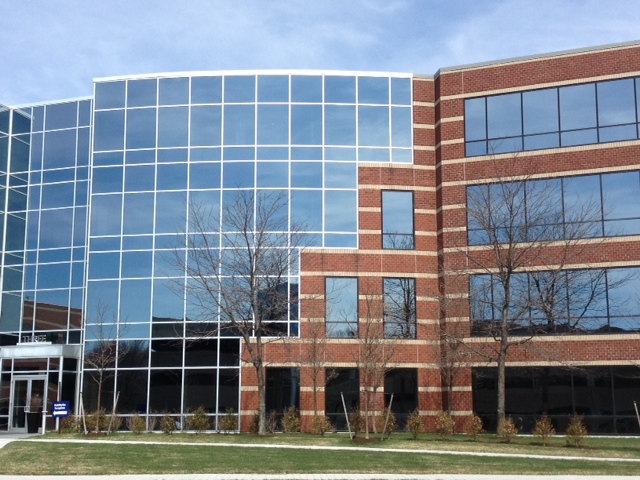
#> input picture building1/building3.jpg, 640 x 480 px, found by its file name; its folder holds 4 pictures in this run
$ jupyter execute --allow-errors Serebrennikov_lab3.ipynb
#> lines starting #> are read from the running program, lines starting #| are printed output that depends on the picture
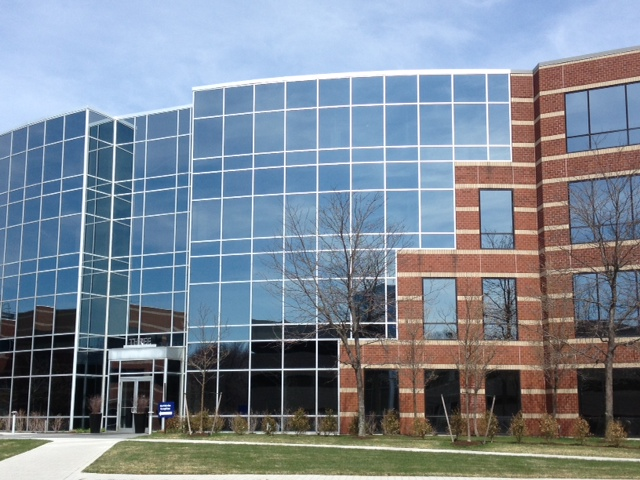
#> input picture building1/building2.jpg, 640 x 480 px, found by its file name
[cell 1]
import cv2 as cv
import numpy as np
import os
from PIL import Image

[cell 2]
def get_br(mat):
    red=mat[:,:,2]*0.222
    green=mat[:,:,1]*0.707
    blue=mat[:,:,0]*0.071
    mat1=np.zeros_like(mat[:,:,0])
    mat1 = red+green+blue
    return mat1

# [30 lines of commented-out code are left out]

def crop_image(mat, hight, x_max,params):
    crop_mode,crop_width,crop_hight = params
    crop_hight=int(crop_hight)
    crop_width =int(crop_width)

    if crop_mode:
        img = mat[crop_hight:crop_hight+hight, crop_width:, :]
        if img.shape[1]>x_max:
            img = img[:,img.shape[1]-x_max:,:]
    else:
        img = mat[crop_hight:crop_hight+hight,: mat.shape[1]-crop_width, :]
        if img.shape[1]>x_max:
            img = img[:,:x_max,:]
    return img

def warpImagesUnderControl(img1, img2, H):
  rows1, cols1 = img1.shape[:2]
  rows2, cols2 = img2.shape[:2]


  list_of_points_1 = np.float32([[0,0], [0, rows1],[cols1, rows1], [cols1, 0]]).reshape(-1, 1, 2)
  temp_points = np.float32([[0,0], [0,rows2], [cols2,rows2], [cols2,0]]).reshape(-1,1,2)

  list_of_points_2 = cv.perspectiveTransform(temp_points, H)
  k=0
  if np.max(np.abs(list_of_points_2))>5000:
    list_of_points_2 = np.abs(list_of_points_2)
    while np.max(np.abs(list_of_points_2))>5000:
      k+=1
      if list_of_points_2[0,0,0] >5000 or list_of_points_2[1,0,0] >5000:
        temp_points = np.float32([[k,0], [k,rows2], [cols2,rows2], [cols2,0]]).reshape(-1,1,2)
      else:
        temp_points = np.float32([[0,0], [0,rows2], [cols2-k,rows2], [cols2-k,0]]).reshape(-1,1,2)
      list_of_points_2 = cv.perspectiveTransform(temp_points, H)

  list_of_points = np.concatenate((list_of_points_1, list_of_points_2), axis=0)

  [x_min, y_min] = np.int32(list_of_points.min(axis=0).ravel() - 0.5)
  [x_max, y_max] = np.int32(list_of_points.max(axis=0).ravel() + 0.5)

  crop_mode =True

  if list_of_points_2[0,0,0]>=0:
    img2=img2[:,:img2.shape[1]-k,:]
    crop_mode=False
    crop_width = np.abs(list_of_points_2[2,0,0]-list_of_points_2[3,0,0])
    crop_hight = np.abs(list_of_points_2[3,0,1])
  else:
    img2=img2[:,:img2.shape[1]-k,:]
    crop_mode=True
    crop_width = np.abs(list_of_points_2[0,0,0]-list_of_points_2[1,0,0])
    crop_hight = np.abs(list_of_points_2[0,0,1])


  translation_dist = [-x_min, -y_min]


  H_translation = np.array([[1, 0, translation_dist[0]], [0, 1, translation_dist[1]], [0, 0, 1]])


  output_img = cv.warpPerspective( img2, H_translation.dot(H), (x_max-x_min, y_max-y_min),borderValue=0)
  output_img[translation_dist[1]:rows1+translation_dist[1], translation_dist[0]:cols1+translation_dist[0]] = img1

  return output_img, [crop_mode,crop_width,crop_hight]

[cell 3]
def merge_images(img1,img2):
    result = 0
    orb = cv.ORB_create(nfeatures=2000)

    keypoints1, descriptors1 = orb.detectAndCompute(img1, None)
    keypoints2, descriptors2 = orb.detectAndCompute(img2, None)

    bf = cv.BFMatcher_create(cv.NORM_HAMMING)
    matches = bf.knnMatch(descriptors1, descriptors2, k=2)

    good = []
    for m, n in matches:
        if m.distance < 0.8 * n.distance:
            good.append(m)

    MIN_MATCH_COUNT = 10

    if len(good) > MIN_MATCH_COUNT:
        src_pts = np.float32([ keypoints1[m.queryIdx].pt for m in good]).reshape(-1,1,2)
        dst_pts = np.float32([ keypoints2[m.trainIdx].pt for m in good]).reshape(-1,1,2)

        M, _ = cv.findHomography(src_pts, dst_pts, cv.RANSAC, 5.0)

        result,crop_params = warpImagesUnderControl(img2, img1, M)

        result = crop_image(result,img1.shape[0],int((img1.shape[1]+img2.shape[1]-1)*1.2),crop_params)

    return result

def pil_to_cv(img):
    pil_image = Image.open(img)
    img= np.array(pil_image)
    img = np.copy(img[:,:,::-1])
    return img

def brightness_match(img1,img2,good,keypoints1):
    img1_br = get_br(img1)
    print(img1_br.shape)
    img2_br = get_br(img2)
    br1=0
    br2=0
    for m in good:
        x,y = map(int,keypoints1[m.queryIdx].pt)
        br1+=img1_br[y,x]
        x,y = map(int,keypoints1[m.trainIdx].pt)
        br2+=img2_br[y,x]
    img1=np.float64(img1)-(br1/len(good)-br2/len(good))
    img1[img1>255] = 255
    img1[img1<0] =0
    print(img1_br.shape)
    img1 = img1.astype('uint8')

[cell 4]
test_folders = ['building1','building2','building3']
#> (the rest of this cell did not finish here and is left out)

#> in merge_images, `result = 0`: result = 0
#> in merge_images, `keypoints1, descriptors1 = orb.detectAndCompute(img1, None)`: keypoints1 = 2000 keypoints; strongest (x, y, size): (185, 365, 31), (216, 340, 31), (221, 339, 31), (181, 365, 31)
#> in merge_images, img1 is the input picture: shape (480, 640, 3); mean B, G, R 144.9, 133.7, 125.2
#> in merge_images, `keypoints2, descriptors2 = orb.detectAndCompute(img2, None)`: keypoints2 = 2000 keypoints; strongest (x, y, size): (314, 342, 31), (319, 341, 31), (280, 367, 31), (317, 338, 37.2)
#> in merge_images, img2 is the input picture: shape (480, 640, 3); mean B, G, R 148.3, 135.5, 124.8
#> in merge_images, `matches = bf.knnMatch(descriptors1, descriptors2, k=2)`: matches = 2000 matches
#> after the loop in merge_images, `for m, n in matches:`: good = 975 matches
#> in merge_images, `src_pts = np.float32([ keypoints1[m.queryIdx].pt for m in good]).resha..`: src_pts = 975 rows, first 8: [253, 322], [91, 234], [122, 153], [91, 239], [360, 388], [290, 333], [419, 388], [219, 411]
#> in merge_images, `dst_pts = np.float32([ keypoints2[m.trainIdx].pt for m in good]).resha..`: dst_pts = 975 rows, first 8: [350, 323], [194, 156], [282, 154], [192, 244], [461, 391], [388, 335], [522, 391], [319, 413]
#> in merge_images, `M, _ = cv.findHomography(src_pts, dst_pts, cv.RANSAC, 5.0)`: M = [[0.905, 0.0125, 103.6], [-0.0546, 0.953, 17.67], [-0.00015, -8.31e-06, 1]]
#> in warpImagesUnderControl, `list_of_points_2 = cv.perspectiveTransform(temp_points, H)`: list_of_points_2 = [[103.6, 17.67], [110, 477], [765, 489.1], [755, -19.09]]
#> in warpImagesUnderControl, `list_of_points = np.concatenate((list_of_points_1, list_of_points_2), ..`: list_of_points = [[0, 0], [0, 480], [640, 480], [640, 0], [103.6, 17.67], [110, 477], [765, 489.1], [755, -19.09]]
#> in warpImagesUnderControl, `[x_min, y_min] = np.int32(list_of_points.min(axis=0).ravel() - 0.5)`: x_min = 0; y_min = -19
#> in warpImagesUnderControl, `[x_max, y_max] = np.int32(list_of_points.max(axis=0).ravel() + 0.5)`: x_max = 765; y_max = 489
#> in warpImagesUnderControl, `crop_width = np.abs(list_of_points_2[2,0,0]-list_of_points_2[3,0,0])`: crop_width = 10.03
#> in warpImagesUnderControl, `crop_hight = np.abs(list_of_points_2[3,0,1])`: crop_hight = 19.09
#> in warpImagesUnderControl, `translation_dist = [-x_min, -y_min]`: translation_dist = [0, 19]
#> in warpImagesUnderControl, `H_translation = np.array([[1, 0, translation_dist[0]], [0, 1, translat..`: H_translation = [[1, 0, 0], [0, 1, 19], [0, 0, 1]]
#> in warpImagesUnderControl, `output_img = cv.warpPerspective( img2, H_translation.dot(H), (x_max-x_..`:
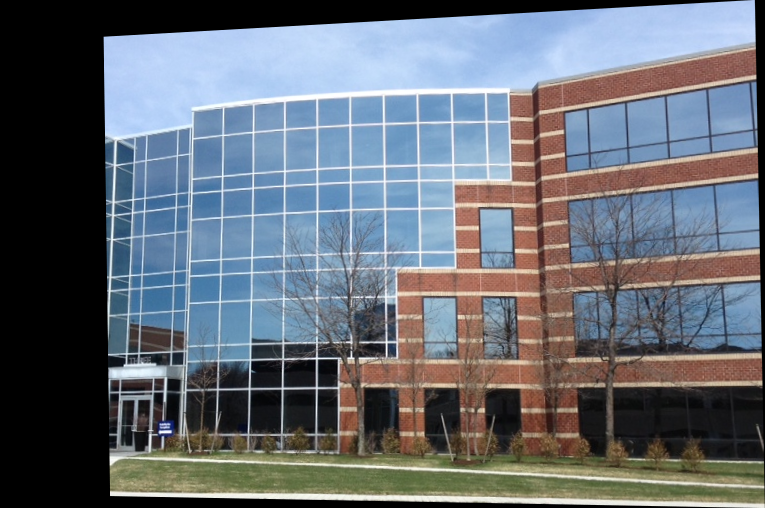
#> output_img: shape (508, 765, 3); mean B, G, R 116.7, 108, 101.8
#> in warpImagesUnderControl, `output_img[translation_dist[1]:rows1+translation_dist[1], translation_..`:
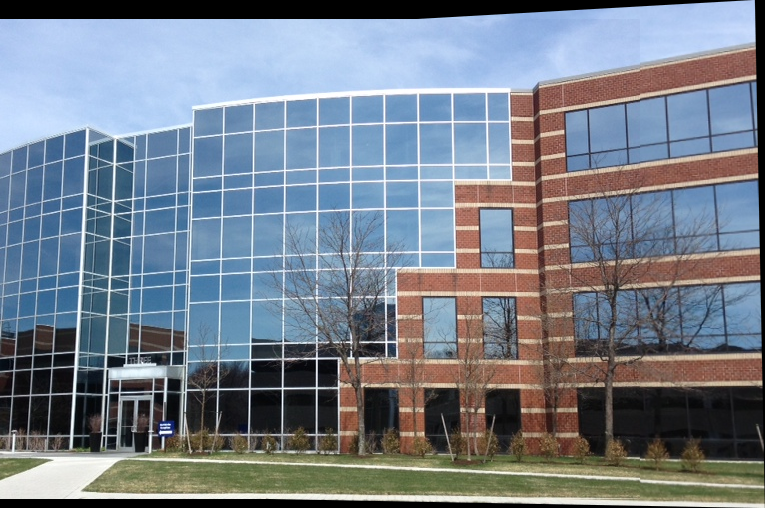
#> output_img: shape (508, 765, 3); mean B, G, R 138.5, 126.9, 117.9
#> in merge_images, `result,crop_params = warpImagesUnderControl(img2, img1, M)`: crop_params = [False, 10.03, 19.09]
#> in crop_image, `crop_mode,crop_width,crop_hight = params`: crop_mode = False; crop_width = 10.03; crop_hight = 19.09
#> in crop_image, `crop_hight=int(crop_hight)`: crop_hight = 19
#> in crop_image, `crop_width =int(crop_width)`: crop_width = 10
#> in crop_image, `img = mat[crop_hight:crop_hight+hight,: mat.shape[1]-crop_width, :]`:
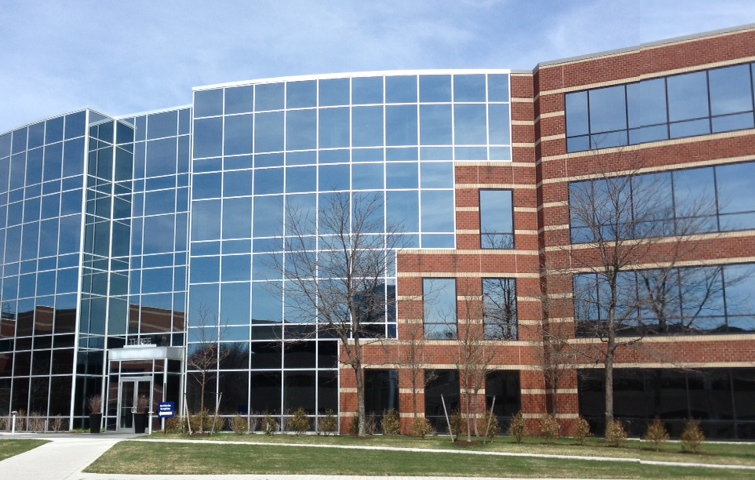
#> img: shape (480, 755, 3); mean B, G, R 144.5, 132.3, 123
        right=left.copy()
    else:
        left=cv.imread(path_to_dir+imgs[len(imgs)//2])
        right=left.copy()
    for i in range(len(imgs)//2):
        left = merge_images(cv.imread(path_to_dir+imgs[len(imgs)//2-i-1]),left)
#> in merge_images (call 2), `keypoints1, descriptors1 = orb.detectAndCompute(img1, None)`: keypoints1 has the same summary as keypoints2
#> in merge_images (call 2), `keypoints2, descriptors2 = orb.detectAndCompute(img2, None)`: keypoints2 = 2000 keypoints; strongest (x, y, size): (314, 342, 31), (319, 341, 31), (280, 367, 31), (314, 337, 31)
#> after the loop in merge_images (call 2), `for m, n in matches:`: good = 1787 matches
#> in merge_images (call 2), `src_pts = np.float32([ keypoints1[m.queryIdx].pt for m in good]).resha..`: src_pts = 1787 rows, first 8: [216, 344], [127, 259], [280, 337], [168, 345], [181, 344], [142, 189], [250, 198], [54, 346]
#> in merge_images (call 2), `dst_pts = np.float32([ keypoints2[m.trainIdx].pt for m in good]).resha..`: dst_pts = 1787 rows, first 8: [216, 344], [127, 259], [280, 337], [168, 345], [181, 344], [132, 258], [250, 198], [54, 346]
#> in warpImagesUnderControl (call 2), `list_of_points_2 = cv.perspectiveTransform(temp_points, H)`: list_of_points_2 = [[0.000175, -0.0752], [0.0181, 480], [640, 479.9], [640.1, -0.0794]]
#> in warpImagesUnderControl (call 2), `list_of_points = np.concatenate((list_of_points_1, list_of_points_2), ..`: list_of_points = [[0, 0], [0, 480], [755, 480], [755, 0], [0.000175, -0.0752], [0.0181, 480], [640, 479.9], [640.1, -0.0794]]
#> in warpImagesUnderControl (call 2), `[x_min, y_min] = np.int32(list_of_points.min(axis=0).ravel() - 0.5)`: y_min = 0
#> in warpImagesUnderControl (call 2), `[x_max, y_max] = np.int32(list_of_points.max(axis=0).ravel() + 0.5)`: x_max = 755; y_max = 480
#> in warpImagesUnderControl (call 2), `crop_width = np.abs(list_of_points_2[2,0,0]-list_of_points_2[3,0,0])`: crop_width = 0.101
#> in warpImagesUnderControl (call 2), `crop_hight = np.abs(list_of_points_2[3,0,1])`: crop_hight = 0.0794
#> in warpImagesUnderControl (call 2), `translation_dist = [-x_min, -y_min]`: translation_dist = [0, 0]
#> in warpImagesUnderControl (call 2), `H_translation = np.array([[1, 0, translation_dist[0]], [0, 1, translat..`: H_translation = [[1, 0, 0], [0, 1, 0], [0, 0, 1]]
#> in warpImagesUnderControl (call 2), `output_img = cv.warpPerspective( img2, H_translation.dot(H), (x_max-x_..`:
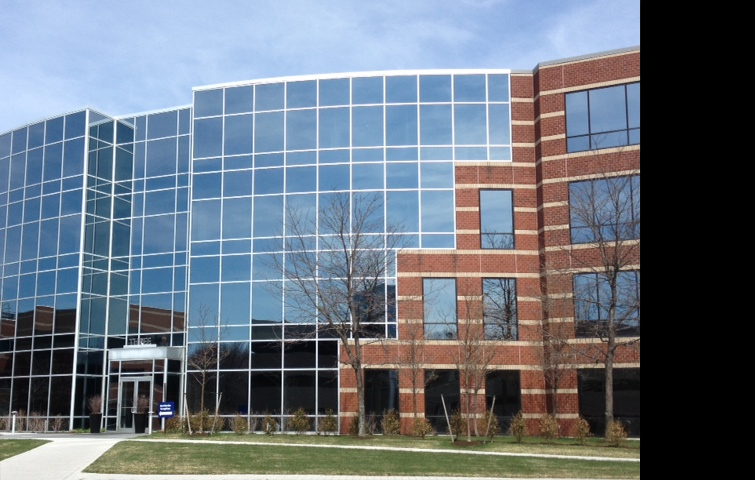
#> output_img: shape (480, 755, 3); mean B, G, R 125.7, 114.8, 105.8
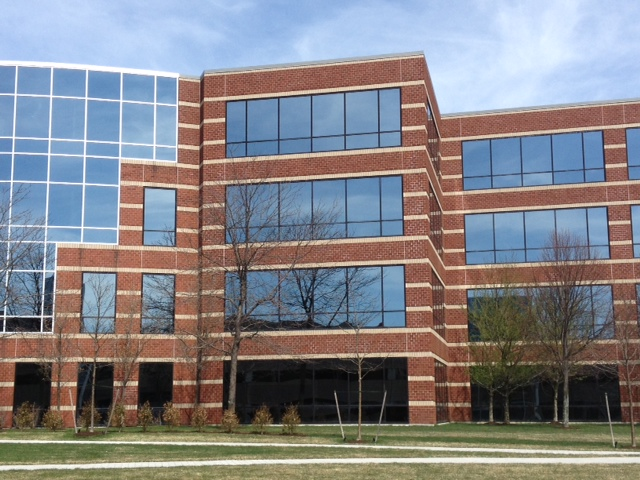
#> input picture building1/building4.jpg, 640 x 480 px, found by its file name
        right = merge_images(cv.imread(path_to_dir+imgs[len(imgs)//2+i+1]),right)
#> in merge_images (call 3), `keypoints1, descriptors1 = orb.detectAndCompute(img1, None)`: keypoints1 = 2000 keypoints; strongest (x, y, size): (39, 319, 31), (38, 314, 31), (41, 330, 31), (38, 319, 37.2)
#> in merge_images, img1 is the input picture: shape (480, 640, 3); mean B, G, R 135.1, 130.7, 131.9
#> after the loop in merge_images (call 3), `for m, n in matches:`: good = 218 matches
#> in merge_images (call 3), `src_pts = np.float32([ keypoints1[m.queryIdx].pt for m in good]).resha..`: src_pts = 218 rows, first 8: [606, 166], [248, 267], [117, 243], [204, 162], [179, 81], [181, 81], [199, 81], [48, 224]
#> in merge_images (call 3), `dst_pts = np.float32([ keypoints2[m.trainIdx].pt for m in good]).resha..`: dst_pts = 218 rows, first 8: [476.4, 231.6], [117, 361], [455, 247], [542, 159], [511, 77], [511, 77], [531, 75], [420.5, 99.36]
#> in warpImagesUnderControl (call 3), `list_of_points_2 = cv.perspectiveTransform(temp_points, H)`: list_of_points_2 = [[329.3, 15.42], [355.6, 482.4], [1134.6, 528.1], [1098.7, -85.89]]
#> in warpImagesUnderControl (call 3), `list_of_points = np.concatenate((list_of_points_1, list_of_points_2), ..`: list_of_points = [[0, 0], [0, 480], [755, 480], [755, 0], [329.3, 15.42], [355.6, 482.4], [1134.6, 528.1], [1098.7, -85.89]]
#> in warpImagesUnderControl (call 3), `[x_min, y_min] = np.int32(list_of_points.min(axis=0).ravel() - 0.5)`: y_min = -86
#> in warpImagesUnderControl (call 3), `[x_max, y_max] = np.int32(list_of_points.max(axis=0).ravel() + 0.5)`: x_max = 1135; y_max = 528
#> in warpImagesUnderControl (call 3), `crop_width = np.abs(list_of_points_2[2,0,0]-list_of_points_2[3,0,0])`: crop_width = 35.93
#> in warpImagesUnderControl (call 3), `crop_hight = np.abs(list_of_points_2[3,0,1])`: crop_hight = 85.89
#> in warpImagesUnderControl (call 3), `translation_dist = [-x_min, -y_min]`: translation_dist = [0, 86]
#> in warpImagesUnderControl (call 3), `H_translation = np.array([[1, 0, translation_dist[0]], [0, 1, translat..`: H_translation = [[1, 0, 0], [0, 1, 86], [0, 0, 1]]
#> in warpImagesUnderControl (call 3), `output_img = cv.warpPerspective( img2, H_translation.dot(H), (x_max-x_..`:
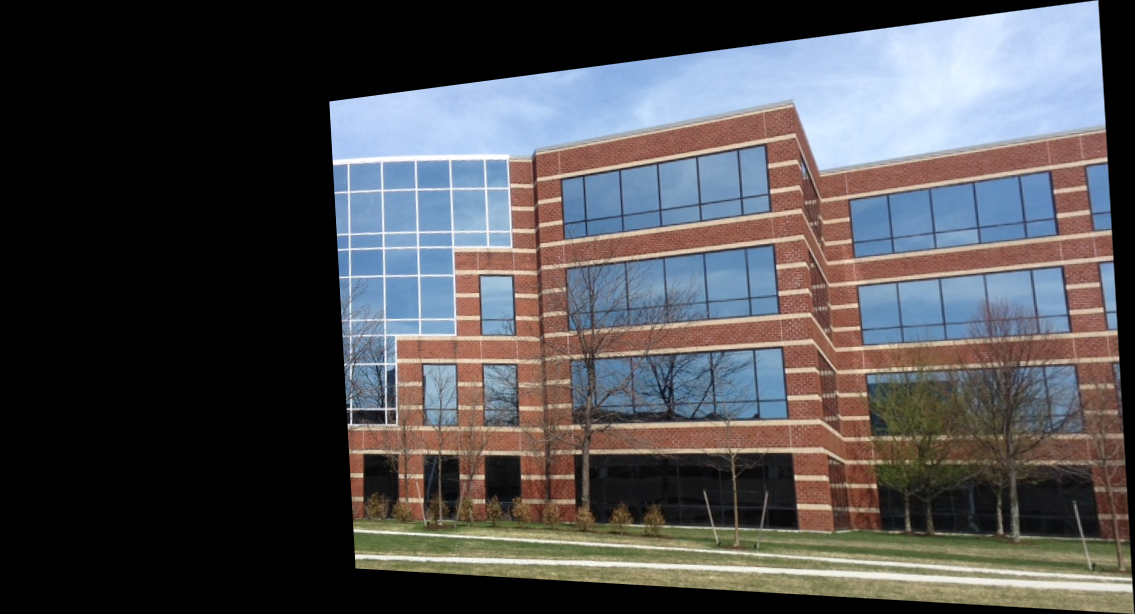
#> output_img: shape (614, 1135, 3); mean B, G, R 80.6, 78.1, 79.1
#> in warpImagesUnderControl (call 3), `output_img[translation_dist[1]:rows1+translation_dist[1], translation_..`:
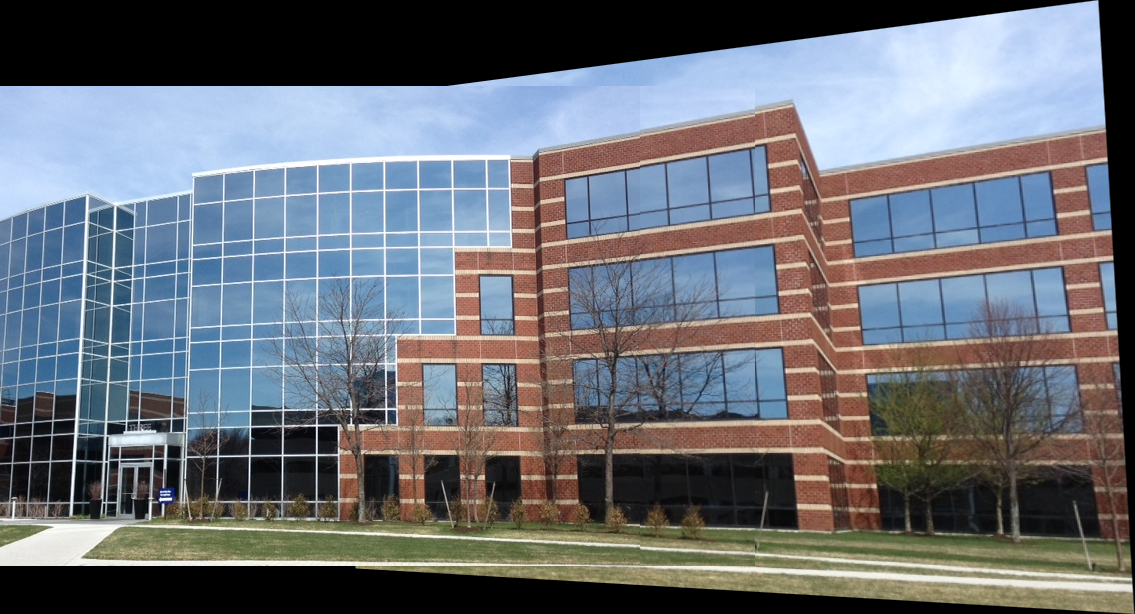
#> output_img: shape (614, 1135, 3); mean B, G, R 117.7, 110.7, 106.9
#> call 3 of crop_image, with hight = 480, x_max = 1672
#> in crop_image (call 3), `crop_mode,crop_width,crop_hight = params`: crop_width = 35.93; crop_hight = 85.89
#> in crop_image (call 3), `crop_hight=int(crop_hight)`: crop_hight = 85
#> in crop_image (call 3), `crop_width =int(crop_width)`: crop_width = 35
#> in crop_image (call 3), `img = mat[crop_hight:crop_hight+hight,: mat.shape[1]-crop_width, :]`:
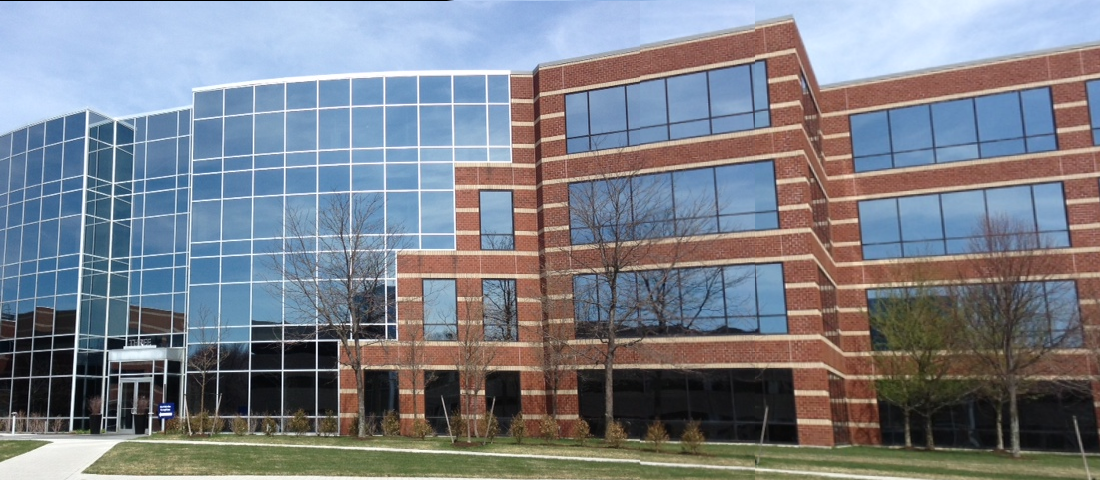
#> img: shape (480, 1100, 3); mean B, G, R 136, 127.3, 123.1
    cv.imwrite(folder+f'_complete.jpg',merge_images(left,right))
